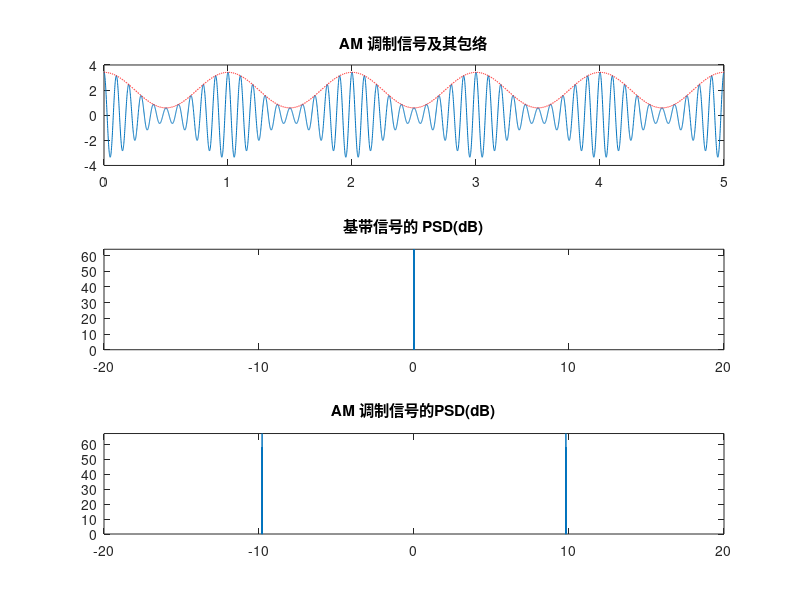

MATLAB code for this plot:
%  AM调制信号及其功率谱计算的程序

% AM基带信号
 
dt=0.001;            % 采样时间间隔
 
fs=1;               % 基带信号频率
 
fc=10;              % 载波频率
 
T=5;                % 调制信号的时间长度
 
N=T/dt;             % 采样点总数
 
t=[0:N-1]*dt;                         % 采样时间变量
 
mt=sqrt(2)*cos(2*pi*fs*t);            % 基带信号时域表达式
 
 
% AM调制信号
 
A0=2;                             % 直流偏移量
 
s_AM=(A0+mt).*cos(2*pi*fc*t);        % AM调制信号
 
 
% PSD计算
 
[X]=fft(s_AM);                           % 对AM调制信号进行快速Fourier变换
 
[Y]=fft(mt);                             % 对基带信号进行快速Fourier变换
 
PSD_X=(abs(X).^2)/T;                     % 根据功率谱密度公式计算AM调制信号的PSD 
PSD=(abs(Y).^2)/T;                       % 根据功率谱密度公式计算基带信号的PSD 
PSD_Y=fftshift(PSD);                     % 将零频分量移到频谱的中心位置
 
PSD_X_dB = 10*log10(PSD_X);             % 将功率化为以dB为单位
 
PSD_Y_dB = 10*log10(PSD_Y);            % 将功率化为以dB为单位
 
f=[-N/2:N/2-1]*2*fc/N;                   % 设置频率变量

% 绘图输出
 
subplot(311); 
plot(t,s_AM); hold on; 
plot(t,A0+mt,'r--');                      
title('AM 调制信号及其包络'); 
subplot(312); 
plot(f,PSD_Y_dB); hold on; 
axis([-2*fc 2*fc 0 max(PSD_Y_dB)]); 
title('基带信号的 PSD(dB)'); 
subplot(313); 
plot(f,PSD_X_dB); hold on; 
axis([-2*fc 2*fc 0 max(PSD_X_dB)]); 
title('AM 调制信号的PSD(dB)'); 